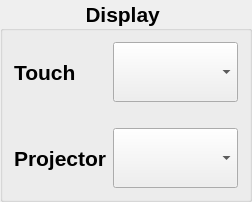
                <widget class="QGroupBox" name="groupBox_2">
                 <property name="sizePolicy">
                  <sizepolicy hsizetype="Expanding" vsizetype="Expanding">
                   <horstretch>0</horstretch>
                   <verstretch>0</verstretch>
                  </sizepolicy>
                 </property>
                 <property name="font">
                  <font>
                   <family>MS Sans Serif</family>
                   <pointsize>16</pointsize>
                   <weight>75</weight>
                   <bold>true</bold>
                  </font>
                 </property>
                 <property name="title">
                  <string>Display </string>
                 </property>
                 <property name="alignment">
                  <set>Qt::AlignCenter</set>
                 </property>
                 <layout class="QGridLayout" name="gridLayout_4">
                  <item row="0" column="0">
                   <widget class="QLabel" name="label_7">
                    <property name="sizePolicy">
                     <sizepolicy hsizetype="Expanding" vsizetype="Expanding">
                      <horstretch>0</horstretch>
                      <verstretch>0</verstretch>
                     </sizepolicy>
                    </property>
                    <property name="minimumSize">
                     <size>
                      <width>90</width>
                      <height>0</height>
                     </size>
                    </property>
                    <property name="font">
                     <font>
                      <pointsize>16</pointsize>
                     </font>
                    </property>
                    <property name="text">
                     <string>Touch</string>
                    </property>
                   </widget>
                  </item>
                  <item row="0" column="1">
                   <widget class="QComboBox" name="cbx_TouchScrn">
                    <property name="sizePolicy">
                     <sizepolicy hsizetype="Expanding" vsizetype="Expanding">
                      <horstretch>0</horstretch>
                      <verstretch>0</verstretch>
                     </sizepolicy>
                    </property>
                    <property name="minimumSize">
                     <size>
                      <width>50</width>
                      <height>60</height>
                     </size>
                    </property>
                   </widget>
                  </item>
                  <item row="1" column="1">
                   <spacer name="verticalSpacer_11">
                    <property name="orientation">
                     <enum>Qt::Vertical</enum>
                    </property>
                    <property name="sizeType">
                     <enum>QSizePolicy::Minimum</enum>
                    </property>
                    <property name="sizeHint" stdset="0">
                     <size>
                      <width>125</width>
                      <height>20</height>
                     </size>
                    </property>
                   </spacer>
                  </item>
                  <item row="2" column="0">
                   <widget class="QLabel" name="lbl_ProjScrn">
                    <property name="sizePolicy">
                     <sizepolicy hsizetype="Expanding" vsizetype="Expanding">
                      <horstretch>0</horstretch>
                      <verstretch>0</verstretch>
                     </sizepolicy>
                    </property>
                    <property name="minimumSize">
                     <size>
                      <width>90</width>
                      <height>0</height>
                     </size>
                    </property>
                    <property name="font">
                     <font>
                      <pointsize>16</pointsize>
                     </font>
                    </property>
                    <property name="locale">
                     <locale language="English" country="Germany"/>
                    </property>
                    <property name="text">
                     <string>Projector</string>
                    </property>
                   </widget>
                  </item>
                  <item row="2" column="1">
                   <widget class="QComboBox" name="cbx_ProjScrn">
                    <property name="sizePolicy">
                     <sizepolicy hsizetype="Expanding" vsizetype="Expanding">
                      <horstretch>0</horstretch>
                      <verstretch>0</verstretch>
                     </sizepolicy>
                    </property>
                    <property name="minimumSize">
                     <size>
                      <width>50</width>
                      <height>60</height>
                     </size>
                    </property>
                    <property name="font">
                     <font>
                      <pointsize>16</pointsize>
                     </font>
                    </property>
                    <property name="locale">
                     <locale language="English" country="Germany"/>
                    </property>
                   </widget>
                  </item>
                 </layout>
                </widget>
